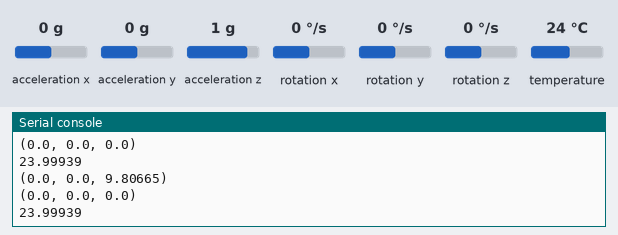
Bench run of a program on a simulated ESP32 board running MicroPython. Shown: the last lines printed to the serial console. Inputs (shaded band) come from the test bench; at power-on: acceleration x 0 g, acceleration y 0 g, acceleration z 1 g, rotation x 0 °/s, rotation y 0 °/s, rotation z 0 °/s, temperature 24 °C. Library files of the repository ran but are not shown: mpu6886.py.

Above: at 1.3 s.
1.4 s: acceleration x set to -1.4 g
At 2.7 s:
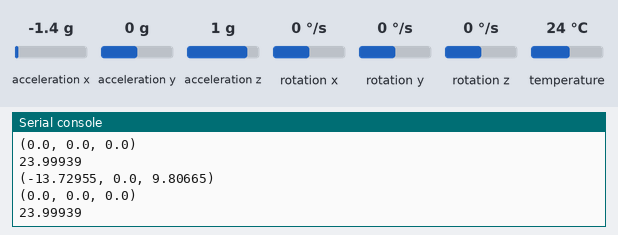
2.9 s: acceleration y set to -1.4 g
At 3.8 s:
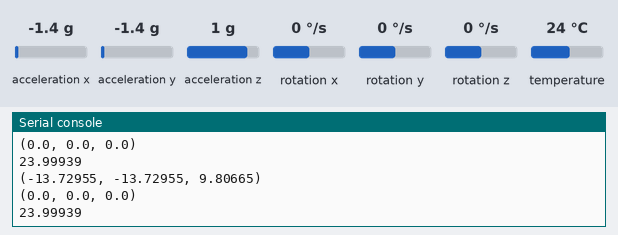
4.4 s: acceleration z set to -1.4 g
At 5.5 s:
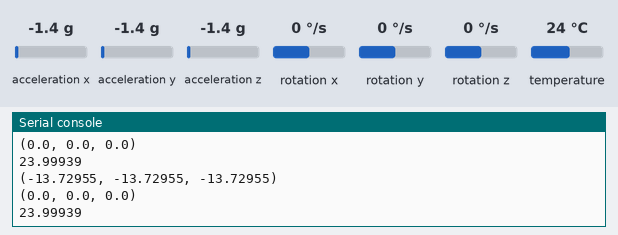
5.9 s: rotation x set to -192 °/s
At 6.9 s:
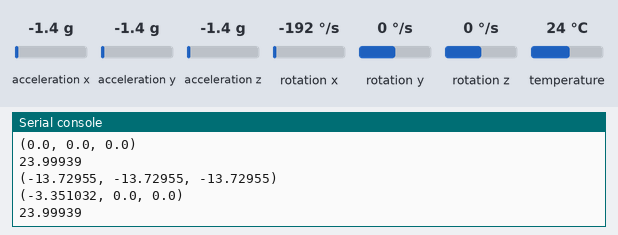
7.4 s: rotation y set to -192 °/s
At 8.9 s:
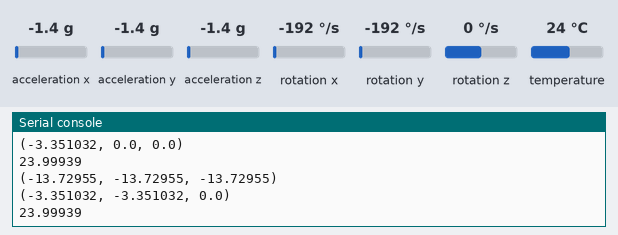
Timing chart, 0 to 9.9 s (numbered marks = the images above; inputs shaded):
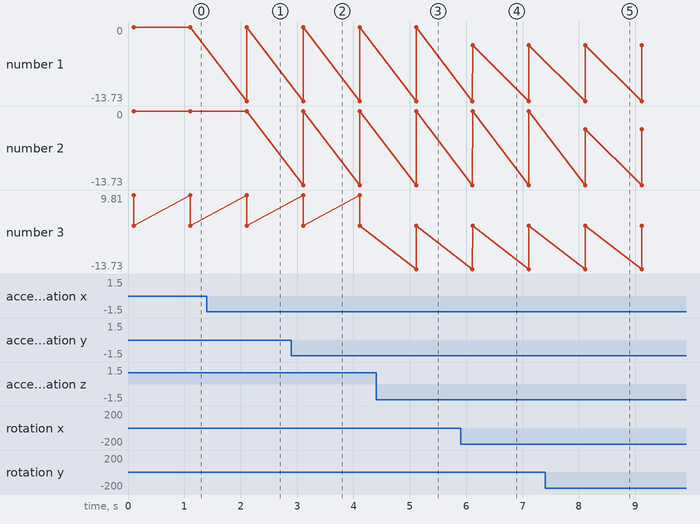

Measured:
- after the input at 1.4 s, the serial console: prints a new line after 0.71 s (image 1)
- after the input at 2.9 s, the serial console: prints a new line after 0.21 s (image 2)
- after the input at 4.4 s, the serial console: prints a new line after 0.71 s (image 3)
- after the input at 5.9 s, the serial console: prints a new line after 0.21 s (image 4)
- after the input at 7.4 s, the serial console: prints a new line after 0.72 s (image 5)
- plotted number 1: 0 → -3.35 after the input at 5.9 s

The program:

sample.py
```python
import utime
from machine import SoftI2C, Pin
from mpu6886 import MPU6886

i2c = SoftI2C(scl=Pin(22), sda=Pin(21))
sensor = MPU6886(i2c)

print("MPU6886 id: " + hex(sensor.whoami))

while True:
    print(sensor.acceleration)
    print(sensor.gyro)
    print(sensor.temperature)

    utime.sleep_ms(1000)
```
